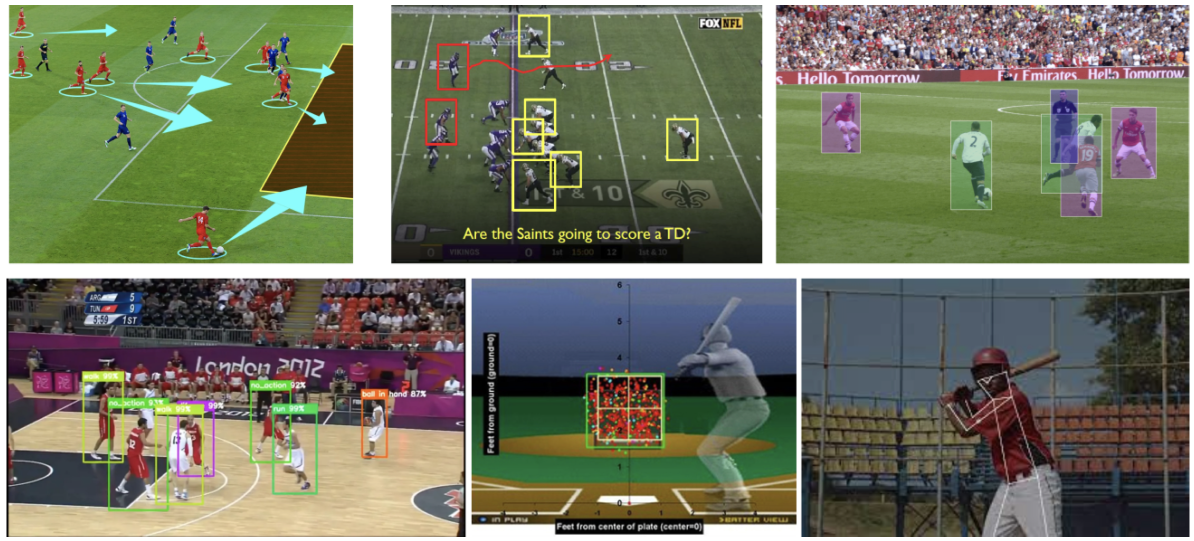
#> input picture applications.png, 2388 x 1082 px, given in place of camera, which was not available (shown at 1/2 size)
$ python final_ROI.py
#> lines starting #> are read from the running program, lines starting #| are printed output that depends on the picture; after the words box and inside, x2 and y2 are one past the last pixel; in counts of white or black regions, pixels touching at a corner belong together; pictures that were not available may be replaced by others from this repository, and a replacement may not be noted
""" stds-sample-code-for-object-detection.py


    USAGE:
    $ python stds-sample-code-for-object-detection.py --video_file football-field-cropped-video.mp4 --frame_resize_percentage 30

"""

# -----------------------  Import standard libraries ----------------------- #
from __future__ import print_function
import cv2
import argparse
import numpy as np


# Get image coordinates
# [36 lines left out: functions get_pixel_coordinates, compute_line_segments, not called in this run]

# ------------------ Define and initialise variables ---------------------- #
max_value = 255
max_value_H = 360 // 2
coord_list = list()
field_done = 0
low_H = 1
low_S = 0
low_V = 0
high_H = 19
high_S = 255
high_V = 255
window_capture_name = 'Input video'
window_detection_name = 'Object Detection'

# ------------------ Parse data from the command line terminal ------------- #
parser = argparse.ArgumentParser(description='Vision-based object detection')
parser.add_argument('--video_file', type=str, default='camera', help='Video file used for the object detection process')
args = parser.parse_args()

# ------------------ Read video sequence file ------------------------------ #
cap = cv2.VideoCapture(args.video_file)

fps = cap.get(cv2.CAP_PROP_FPS)
minuto_inicial = 0
posicion_inicial = int(minuto_inicial * 60 * fps)
cap.set(cv2.CAP_PROP_POS_FRAMES, posicion_inicial)

# ------------- Create two new windows for visualisation purposes ---------- #
cv2.namedWindow(window_capture_name, cv2.WINDOW_NORMAL)
cv2.namedWindow(window_detection_name, cv2.WINDOW_NORMAL)
cv2.setMouseCallback(window_capture_name, get_pixel_coordinates)

# ------- Main loop --------------- #
while True:

    # Read current frame
    ret, frame = cap.read()
#> frame is the input picture: shape (1082, 2388, 3); mean B, G, R 96.7, 117.9, 113.8

    # Check if the image was correctly captured
    if frame is None:
        break

    NPOINTS = len(coord_list)
    # compute_line_segments(NPOINTS)
    if field_done == 0:
        # Convert the list of coordinates to NumPy array
        points = np.array(coord_list, dtype=np.int32)
        # Reshape the points array to the required format for cv2.polylines()
        points = points.reshape((-1, 1, 2))
        # Draw the polygon on the image
        cv2.polylines(frame, [points], isClosed=True, color=(0, 0, 255), thickness=2)
    else:
        cv2.polylines(frame, [points], isClosed=True, color=(0, 255, 0), thickness=2)
        mask_field = np.zeros(frame.shape, dtype=np.uint8)
        cv2.fillPoly(mask_field, [points], color=(0, 255, 0))
        bitwise_AND4 = cv2.bitwise_and(bitwise_AND3, mask_field)

    # Convert the current frame from BGR to HSV
    frame_HLS = cv2.cvtColor(frame, cv2.COLOR_BGR2HLS)
#> frame_HLS: shape (1082, 2388, 3); mean of channels 0, 1, 2 60.2, 109.2, 65.4
    # Apply a threshold to the HSV image
    frame_threshold = cv2.inRange(frame_HLS, (0, 0, 81), (180, 255, 255))
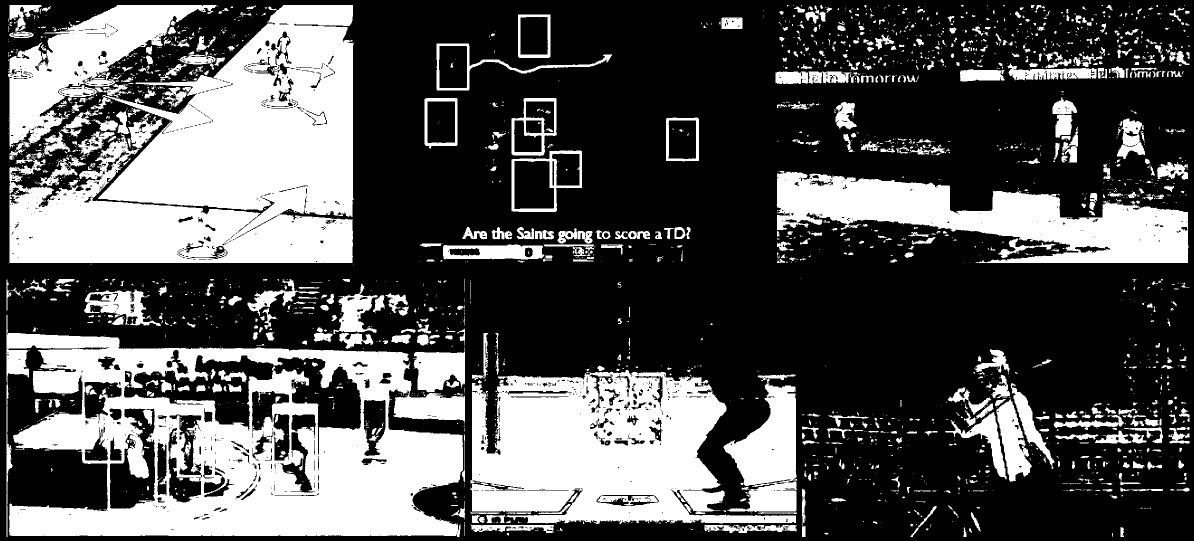
#> frame_threshold: shape (1082, 2388) (shown at 1/2 size); 33.1% white; 2466 white regions (1725 under 20 px), largest, box (x1, y1, x2, y2) and area: (19, 10, 707, 526) 218953, (13, 630, 926, 1074) 204506, (941, 740, 1592, 1048) 126763
    frame_threshold[0:70,:]=0
    frame_threshold[670:-1, :] = 0
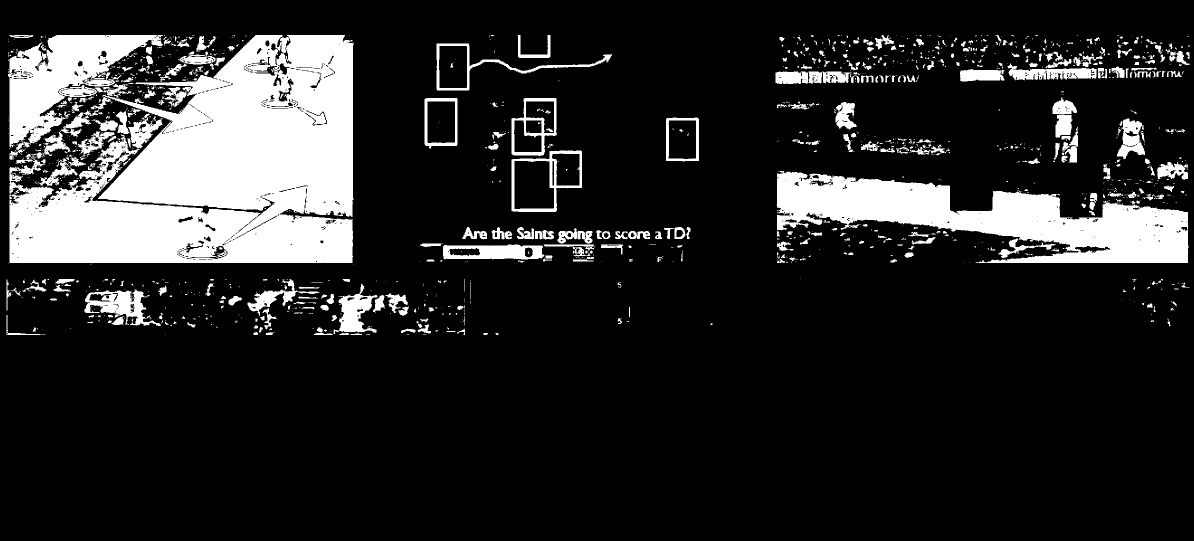
#> frame_threshold: shape (1082, 2388) (shown at 1/2 size); 15.8% white; 1409 white regions (995 under 20 px), largest, box (x1, y1, x2, y2) and area: (19, 70, 707, 526) 209524, (1553, 342, 2377, 526) 72980, (16, 70, 326, 320) 31124
    # Filter out the grassy region from current frame and keep the moving object only
    bitwise_AND = cv2.bitwise_and(frame, frame, mask=frame_threshold)
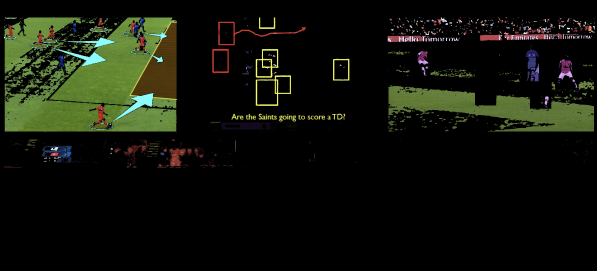
#> bitwise_AND: shape (1082, 2388, 3) (shown at 1/4 size); mean B, G, R 10.5, 19.6, 16.9
    frame_HSV = cv2.cvtColor(bitwise_AND, cv2.COLOR_BGR2HSV)
#> frame_HSV: shape (1082, 2388, 3); mean H, S, V 8, 23.4, 21.4
    #frame_HSV = cv2.medianBlur(frame_HSV, 3)
    # Apply a threshold to the HSV image
    frame_threshold2 = cv2.inRange(frame_HSV, (40, 0, 0), (180, 255, 255))
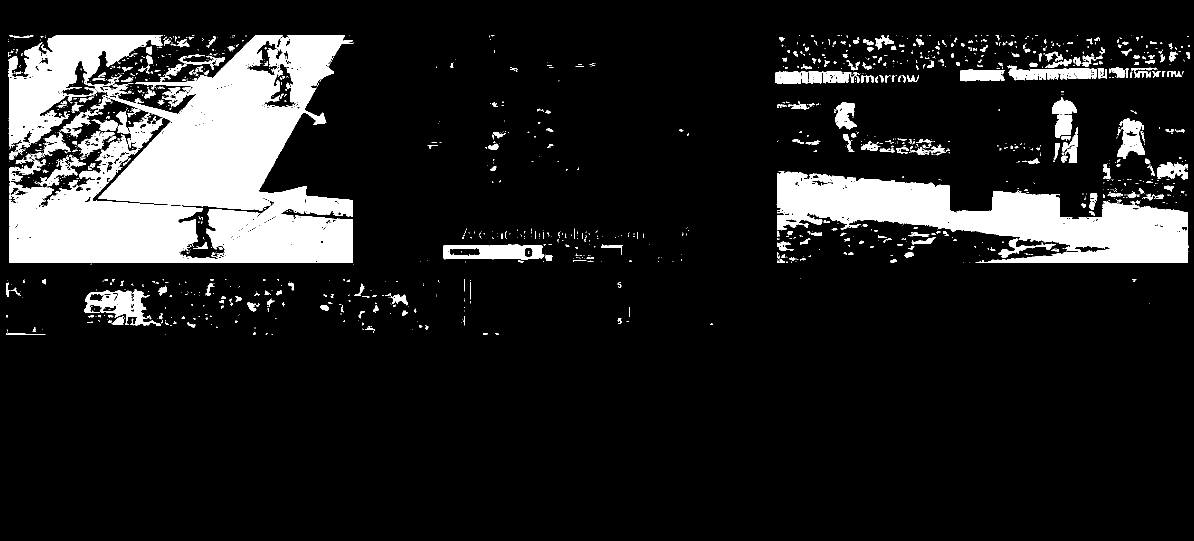
#> frame_threshold2: shape (1082, 2388) (shown at 1/2 size); 13.1% white; 1489 white regions (1132 under 20 px), largest, box (x1, y1, x2, y2) and area: (19, 70, 707, 526) 173009, (1553, 342, 2377, 526) 72979, (16, 70, 326, 320) 28048
    frame_threshold3 = frame_threshold - frame_threshold2
#> frame_threshold3: shape (1082, 2388); 2.7% white; 350 white regions (218 under 20 px), largest, box (x1, y1, x2, y2) and area: (518, 87, 707, 400) 31355, (1023, 301, 1164, 424) 3489, (666, 590, 755, 668) 3410
    # Filter out the grassy region from current frame and keep the moving object only
    bitwise_AND3 = cv2.bitwise_and(bitwise_AND, bitwise_AND, mask=frame_threshold3)
    frame_HLS2 = cv2.cvtColor(bitwise_AND3, cv2.COLOR_BGR2HLS)
#> frame_HLS2: shape (1082, 2388, 3); mean of channels 0, 1, 2 0.5, 2.2, 4.3
    frame_threshold4 = cv2.inRange(frame_HLS2, (low_H, low_S, low_V), (high_H, high_S, high_V))
#> frame_threshold4: shape (1082, 2388); 1.2% white; 270 white regions (170 under 20 px), largest, box (x1, y1, x2, y2) and area: (558, 273, 706, 325) 3776, (666, 591, 748, 668) 3174, (873, 87, 1023, 181) 1964
    # frame_threshold4 = cv2.medianBlur(frame_threshold4, 3)
    bitwise_AND3 = cv2.bitwise_and(bitwise_AND, bitwise_AND, mask=frame_threshold4)
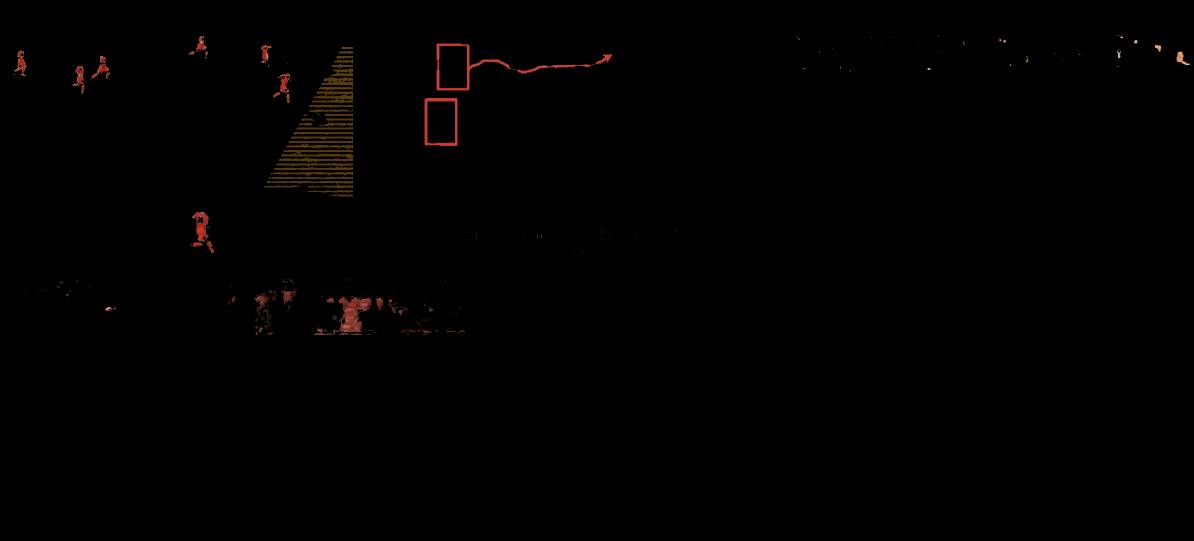
#> bitwise_AND3: shape (1082, 2388, 3) (shown at 1/2 size); mean B, G, R 0.4, 0.7, 1.4

    if field_done:
        bitwise_AND4 = cv2.cvtColor(bitwise_AND4, cv2.COLOR_RGB2GRAY)
        # Detección de bordes con Canny
        edges = cv2.Canny(bitwise_AND4, 15, 50)
        if (np.count_nonzero(sum(edges)) > 0):
            # Detectar los círculos en la imagen
            circles = cv2.HoughCircles(edges, cv2.HOUGH_GRADIENT, 1, 20, param1=100, param2=1, minRadius=5,
                                       maxRadius=10)

            # print(circles)
            # Convertir las coordenadas y los radios a enteros
            circles = np.uint16(np.around(circles))
            # Dibujar los círculos encontrados en la imagen original
            for i in circles[0, :]:
                # Dibujar el círculo exterior
                cv2.circle(frame, (i[0], i[1]), i[2], (0, 255, 0), 2)
                # Dibujar el centro del círculo
                cv2.circle(frame, (i[0], i[1]), 2, (0, 0, 255), 3)
        cv2.imshow(window_detection_name, bitwise_AND4)
    else:
        cv2.imshow(window_detection_name, bitwise_AND3)
    # Visualise both the input video and the object detection windows
    cv2.imshow(window_capture_name, frame)

    # The program finishes if the key 'q' is pressed
    key = cv2.waitKey(5)
#> (key q is pressed here)
    if key == ord('q') or key == 27:
        print("Programm finished, mate!")
        break

# Destroy all visualisation windows
cv2.destroyAllWindows()

# Destroy 'VideoCapture' object
cap.release()

$ run again, on frame-hls-min.png
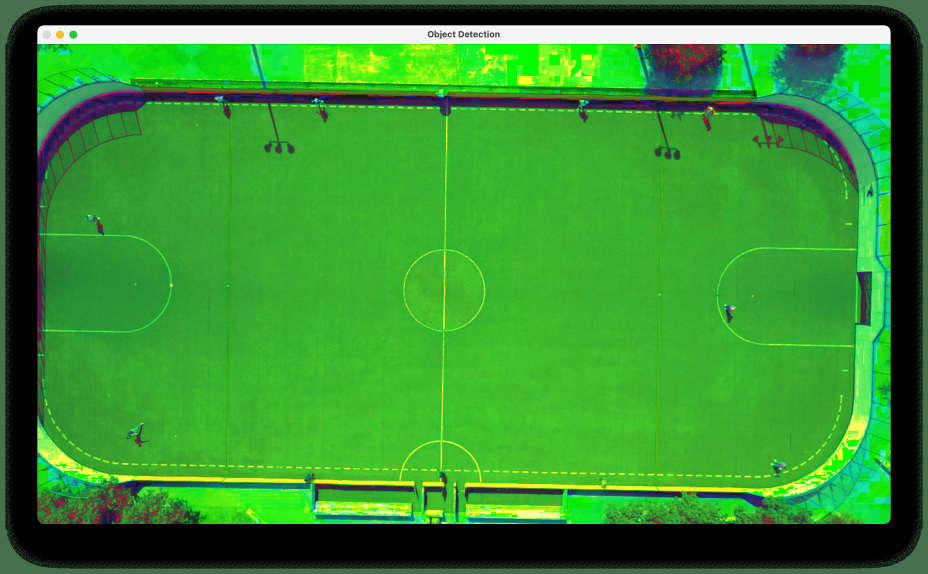
#> input picture frame-hls-min.png, 2784 x 1720 px, given in place of camera, which was not available (shown at 1/3 size)
#> frame is the input picture: shape (1720, 2784, 3); mean B, G, R 48.4, 145, 54.8
#> frame_HLS: shape (1720, 2784, 3); mean of channels 0, 1, 2 50.3, 94.6, 126
#> `frame_threshold = cv2.inRange(frame_HLS, (0, 0, 81), (180, 255, 255))`:
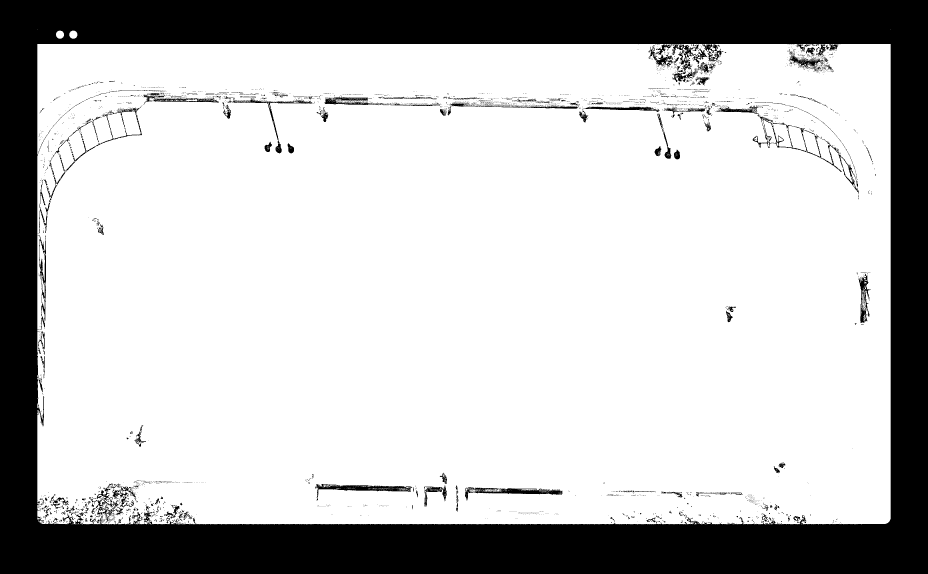
#> frame_threshold: shape (1720, 2784) (shown at 1/3 size); 75.5% white; 3459 black regions (3221 under 20 px), largest, box (x1, y1, x2, y2) and area: (0, 0, 2784, 1720) 1104435, (946, 1452, 1237, 1501) 3762, (1395, 1462, 1688, 1502) 3570
#> frame_HSV: shape (1720, 2784, 3); mean H, S, V 18.3, 54.8, 48.6
#> frame_threshold2: shape (1720, 2784); 27.5% white; 788 white regions (762 under 20 px), largest, box (x1, y1, x2, y2) and area: (112, 132, 2672, 670) 1312775, (208, 92, 232, 116) 466, (2298, 406, 2313, 442) 158
#> frame_threshold3: shape (1720, 2784); 0.42% white; 1188 white regions (1057 under 20 px), largest, box (x1, y1, x2, y2) and area: (432, 262, 767, 276) 1959, (1552, 224, 1604, 256) 1147, (1003, 281, 1149, 296) 796
#> frame_HLS2: shape (1720, 2784, 3); mean of channels 0, 1, 2 0.1, 0.5, 0.8
#> `frame_threshold4 = cv2.inRange(frame_HLS2, (low_H, low_S, low_V), (hig..`:
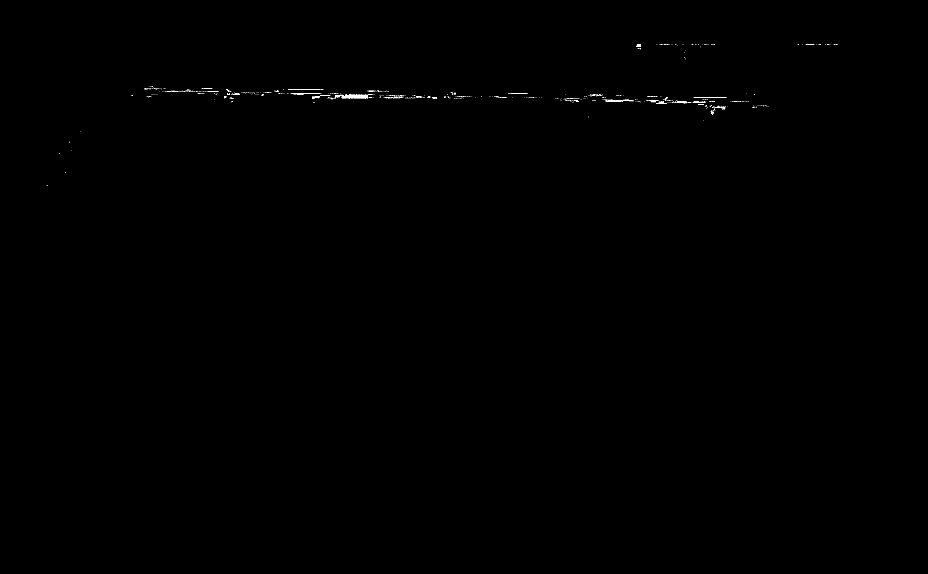
#> frame_threshold4: shape (1720, 2784) (shown at 1/3 size); 0.08% white in thin lines or dots, all inside (x1, y1, x2, y2) = (139, 132, 2513, 558)
